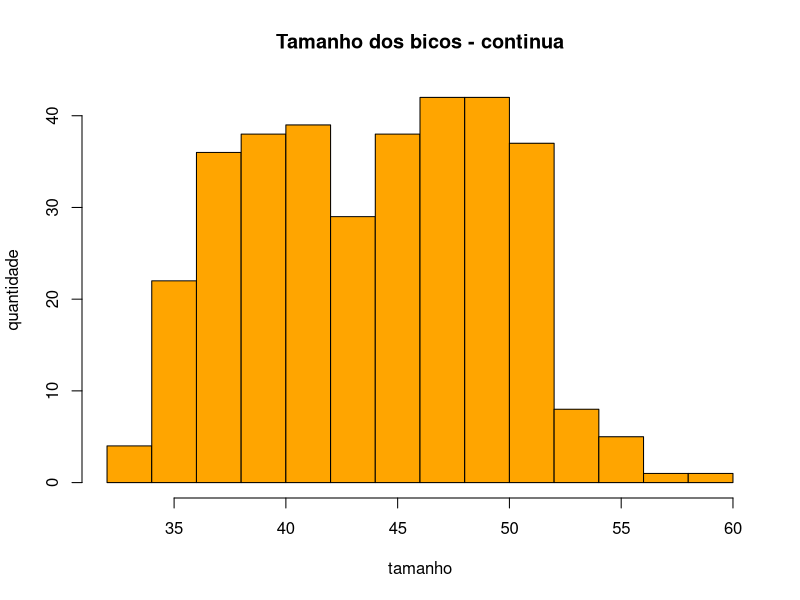
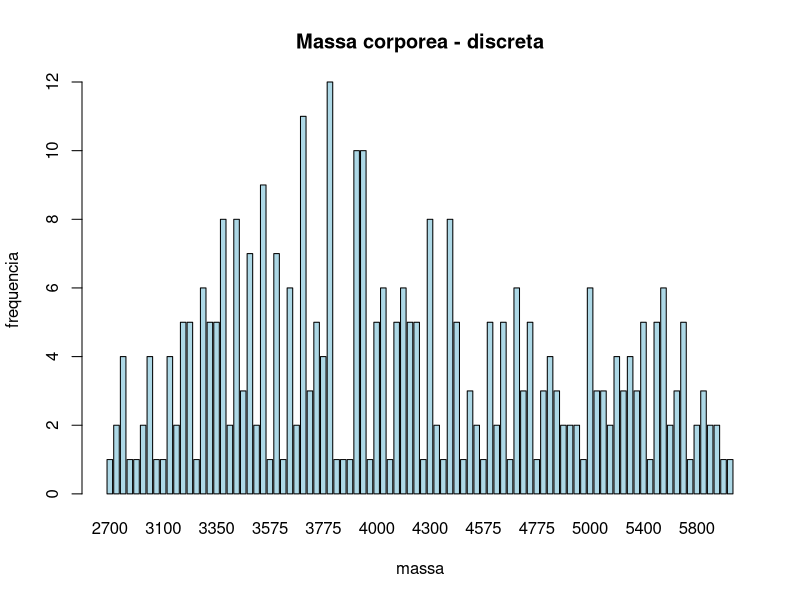
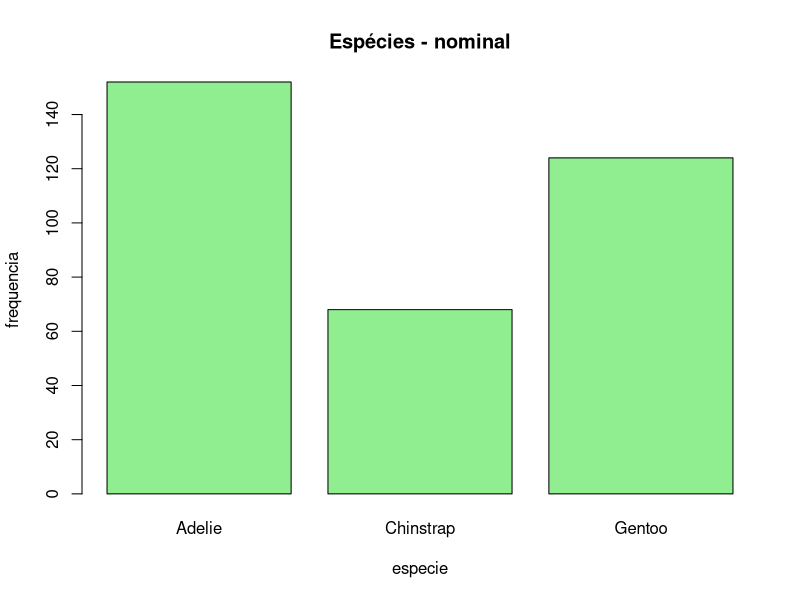
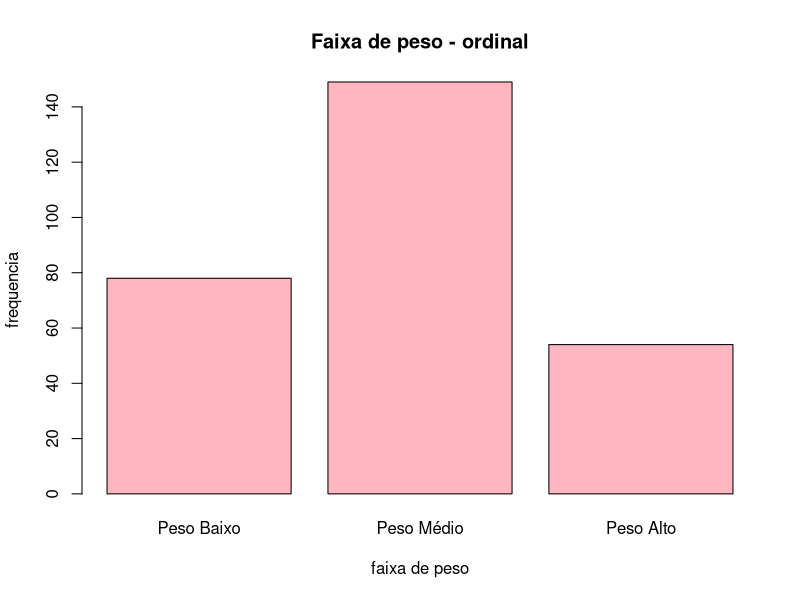

Source code (R) for these figures, in order:
# Escolha um dataset disponível no R:
#		Pode ser um que já contenha variáveis de diferentes tipos (nominal, ordinal, discreta, contínua).
#		Caso o dataset não possua todos os tipos, crie variáveis adicionais (ex.: converter uma variável contínua em ordinal com cut(), criar um identificador numérico discreto etc.).
#
# Classifique as variáveis do dataset segundo seus tipos:
#
# -> Contínua
# -> Discreta
# -> Nominal
# -> Ordinal
#
# Visualização gráfica:
#		Para variáveis contínuas → construa histogramas para observar a distribuição.
#		Para variáveis nominais, ordinais ou discretas → construa gráficos de barras mostrando a frequência das categorias.
#		Explique brevemente o que cada gráfico mostra sobre os dados.

df_penguins <- datasets::penguins

df_penguins$faixaPeso <- factor(
	cut(df_penguins$body_mass, c(2000, 3500, 4500, 5000)),
	labels = c("Peso Baixo", "Peso Médio", "Peso Alto"),
	ordered = TRUE
)

# species <- qualitativa nominal
# faixaPeso <- qualitativa ordinal
# bill_len <- quantitativa continua
# body_mass <- quantitativa discreta
 
# histograma que mostra o tamanho dos bicos <- continua
hist(
	df_penguins$bill_len,
	main = "Tamanho dos bicos - continua",
	xlab = "tamanho",
	ylab = "quantidade",
	col = "orange"
)

# grafico de barras da massa corporea <- discreta
barplot(
	table(df_penguins$body_mass),
	main = "Massa corporea - discreta",
	xlab = "massa",
	ylab = "frequencia",
	col = "lightblue"
)

# grafico de barras da especie <- nominal
barplot(
	table(df_penguins$species),
	main = "Espécies - nominal",
	xlab = "especie",
	ylab = "frequencia",
	col = "lightgreen"
)

# grafico de barras faixa de peso <- ordinal
barplot(
	table(df_penguins$faixaPeso),
	main = "Faixa de peso - ordinal",
	xlab = "faixa de peso",
	ylab = "frequencia",
	col = "lightpink"
)
